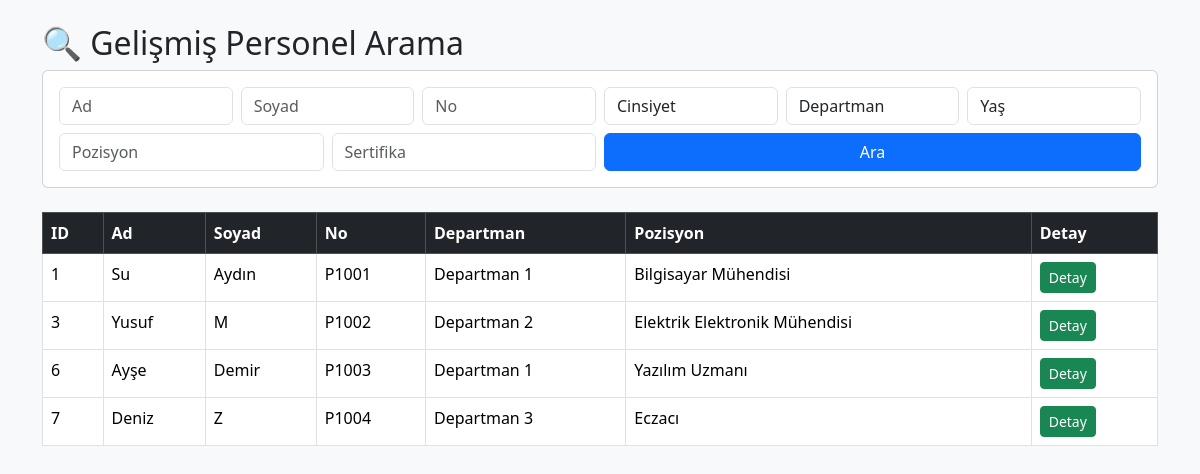
Page /pages/search.php (signed in) on the committed database.
### tables this page shows
CREATE TABLE `employees` (
  `id` int(11) NOT NULL,
  `personel_no` varchar(20) DEFAULT NULL,
  `ad` varchar(50) DEFAULT NULL,
  `soyad` varchar(50) DEFAULT NULL,
  `cinsiyet` varchar(10) DEFAULT NULL,
  `medeni_durum` varchar(20) DEFAULT NULL,
  `kan_grubu` varchar(5) DEFAULT NULL,
  `dogum_tarihi` date DEFAULT NULL,
  `ise_giris_tarihi` date DEFAULT NULL,
  `telefon` varchar(20) DEFAULT NULL,
  `eposta` varchar(100) DEFAULT NULL,
  `departman_id` int(11) DEFAULT NULL,
  `pozisyon` varchar(100) DEFAULT NULL,
  `yonetici` varchar(100) DEFAULT NULL,
  `lokasyon` varchar(100) DEFAULT NULL,
  `egitim` varchar(100) DEFAULT NULL,
  `yabanci_dil` varchar(150) DEFAULT NULL,
  `aciklama` text DEFAULT NULL,
  `fotograf` varchar(255) DEFAULT NULL,
  `olusturma_tarihi` timestamp NOT NULL DEFAULT current_timestamp()
);

CREATE TABLE `departments` (
  `id` int(11) NOT NULL,
  `department_name` varchar(100) NOT NULL,
  `created_at` timestamp NOT NULL DEFAULT current_timestamp()
);

### pages/search.php (the view, shortened to what this page needs)
<?php
require_once "../config/database.php";
$ad = $_GET["ad"] ?? "";
$soyad = $_GET["soyad"] ?? "";
$personel_no = $_GET["personel_no"] ?? "";
$pozisyon = $_GET["pozisyon"] ?? "";
$sertifika = $_GET["sertifika"] ?? "";
$sql = "
SELECT employees.*, departments.department_name
FROM employees
LEFT JOIN departments ON employees.departman_id = departments.id
LEFT JOIN employee_certificates ec ON employees.id = ec.personel_id
LEFT JOIN certificates c ON ec.sertifika_id = c.id
WHERE 1=1
";
$params = [];
$sql .= " GROUP BY employees.id";
$stmt = $pdo->prepare($sql);
$stmt->execute($params);
$personeller = $stmt->fetchAll(PDO::FETCH_ASSOC);
?>
<!DOCTYPE html>
<html lang="tr">
<head>
<link href="https://cdn.jsdelivr.net/npm/bootstrap@5.3.7/dist/css/bootstrap.min.css" rel="stylesheet">
</head>
<body class="bg-light">
<div class="container mt-4">
<h2>🔍 Gelişmiş Personel Arama</h2>
<form method="GET" class="card p-3 mb-4">
<div class="row g-2">
<div class="col-md-2">
<input type="text" name="ad" class="form-control" placeholder="Ad" value="<?= $ad ?>">
</div>
<div class="col-md-2">
<input type="text" name="soyad" class="form-control" placeholder="Soyad" value="<?= $soyad ?>">
</div>
<div class="col-md-2">
<input type="text" name="personel_no" class="form-control" placeholder="No" value="<?= $personel_no ?>">
</div>
<div class="col-md-2">
<select name="cinsiyet" class="form-control">
<option value="">Cinsiyet</option>
</select>
</div>
<div class="col-md-2">
<select name="departman" class="form-control">
<option value="">Departman</option>
</select>
</div>
<div class="col-md-2">
<select name="yas" class="form-control">
<option value="">Yaş</option>
</select>
</div>
<div class="col-md-3 mt-2">
<input type="text" name="pozisyon" class="form-control" placeholder="Pozisyon" value="<?= $pozisyon ?>">
</div>
<div class="col-md-3 mt-2">
<input type="text" name="sertifika" class="form-control" placeholder="Sertifika" value="<?= $sertifika ?>">
</div>
<div class="col-md-6 mt-2">
<button class="btn btn-primary w-100">Ara</button>
</div>
</div>
</form>
<table class="table table-bordered table-hover bg-white">
<thead class="table-dark">
<tr>
<th>ID</th>
<th>Ad</th>
<th>Soyad</th>
<th>No</th>
<th>Departman</th>
<th>Pozisyon</th>
<th>Detay</th>
</tr>
</thead>
<tbody>
<?php foreach($personeller as $p){ ?>
<tr>
<td><?= $p["id"] ?></td>
<td><?= $p["ad"] ?></td>
<td><?= $p["soyad"] ?></td>
<td><?= $p["personel_no"] ?></td>
<td><?= $p["department_name"] ?></td>
<td><?= $p["pozisyon"] ?></td>
<td>
<a href="employee-detail.php?id=<?= $p["id"] ?>" class="btn btn-success btn-sm">
Detay
</a>
</td>
</tr>
<?php } ?>
</tbody>
</table>
</div>
</body>
</html>

### rows in the picture
employees: id "1", ad "Su", soyad "Aydın", personel_no "P1001", departments.department_name "Departman 1", pozisyon "Bilgisayar Mühendisi"
employees: id "3", ad "Yusuf", soyad "M", personel_no "P1002", departments.department_name "Departman 2", pozisyon "Elektrik Elektronik Mühendisi"
employees: id "6", ad "Ayşe", soyad "Demir", personel_no "P1003", departments.department_name "Departman 1", pozisyon "Yazılım Uzmanı"
employees: id "7", ad "Deniz", soyad "Z", personel_no "P1004", departments.department_name "Departman 3", pozisyon "Eczacı"
